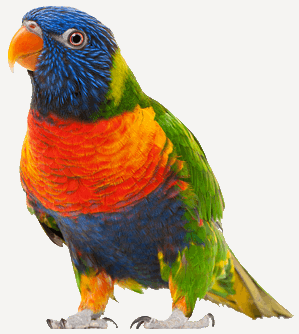
#> input picture hopfield/parrot.png, 299 x 334 px
$ python main.py
#> lines starting #> are read from the running program, lines starting #| are printed output that depends on the picture
### hopfield-tf-rgb/data.py
import numpy as np
#import visualize
from PIL import Image


class Dataset:
    def __init__(self, img_file):
#> called with img_file = 'parrot.png'
        im = Image.open(img_file)
#> im is the input picture: PIL image 299x334 P; mean R, G, B 192, 172.5, 150.3
        im = im.convert("RGB")

        self.image_array = np.array([a[0:3] for a in im.getdata()])
        self.pixel_count = self.image_array.shape[0]
#> self.pixel_count = 99866
        self.image_size = im.size
#> self.image_size = (299, 334)

        self.image_matrix = np.reshape(self.image_array, newshape=(im.size[0], im.size[1], 3)) / 255.0
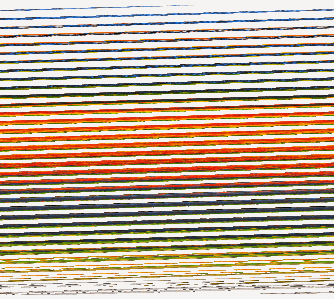
#> self.image_matrix: shape (299, 334, 3) float64; mean R, G, B 0.753, 0.677, 0.59
        self.image_matrix_grayscale = np.average(self.image_matrix, axis=2)
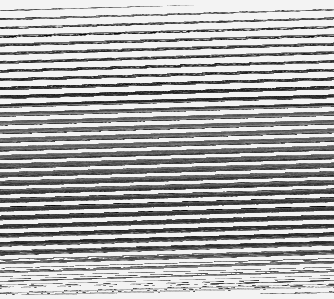
#> self.image_matrix_grayscale: shape (299, 334) float64; min 0.0327, max 0.956, mean 0.673

        print("Loaded image of size {}".format(im.size))
#| Loaded image of size (299, 334)


    def get_image_matrix_grayscale(self):
        return self.image_matrix_grayscale

    def get_image_matrix_rgb(self):
        return self.image_matrix

### hopfield-tf/visualize.py
import matplotlib.pyplot as plt
import numpy as np

from PIL import Image, ImageDraw, ImageFont

pallete_square_size = 20
background = (100, 255, 100)
linecolor = (0,0,0)
linewidth = 1
nodecolor = (255,0,0)
noderadius_grid = 1.5
noderadius_dot = 0.5
textcolor = (0, 0, 0)
zoom = 0.6
max_xy = 400
size = (int(zoom*max_xy), int(zoom*max_xy))
axis_step = 10


# [72 lines left out: functions visualize_grid, visualize_palette, visualize_image_matrix_grayscale, visualize_image, not called in this run]

def copy_image(from_file, to_file):
    im = Image.open(from_file)
    im.save(to_file)

def clear_image(filename):
#> called with filename = 'out_image.png'
    im = Image.open(filename)
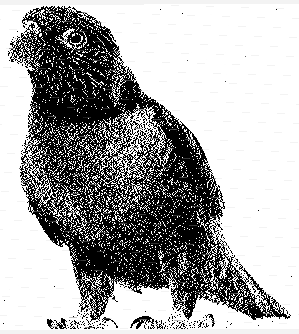
#> input picture hopfield/out_image.png, 299 x 334 px
#> im is the input picture: PIL image 299x334 RGB; min 0, max 255, mean 168

    im2 = Image.new('RGB', im.size, background)
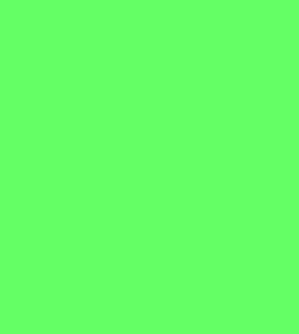
#> im2: PIL image 299x334 RGB; mean R, G, B 100, 255, 100
    im2.save(filename)


# [43 lines left out: functions _drawlines, _drawdots, _drawsquares, _project3Dto2d, not called in this run]


# [24 lines that do not run on import are left out]

### hopfield/hopfield.py
import numpy as np
import math


class Hopfield(object):

    def __init__(self, image_matrix, alpha = 1, strmost = 1):
        """

        :param image_matrix: grayscale, each item is number 0-1

        """

        self.alpha = alpha
        self.strmost = strmost


        self.c = image_matrix

        # compute D
        print("Computing D")
        self._D = Hopfield._compute_D()

        # compute T
        print("Computing T")
        self._T = self._compute_T(self._D)

        # compute I
        print("Computing I")
        self.I = self._compute_I(self.c)

        # initialize V
        print("Initializing V")
        self.V = Hopfield._initialize_V(self.c)

        print("INIT IS DONE :)")


    @staticmethod
    def _compute_D():
        D = np.ndarray(shape=(9, 9), dtype=np.float32)

        for a in range(9):
            for b in range(9):
                D[a, b] = (5 - abs(a - 4)) * (5 - abs(b - 4))

        return D

    def D(self, i, j, k, l):
        # this method is never used
        a = i - k
        b = j - l

        if -5 < a and a < 5 and -5 < b and b < 5:
            return self._D[a + 4, b + 4]
        else:
            return 0

    def _compute_T(self, D):

        T = np.ndarray(shape=(9, 9), dtype=np.float32)
        # maybe np.arange could be used
        for a in range(9):
            for b in range(9):
                TL = 0
                TG = -2 * D[a, b] # a != b ??

                T[a, b] = self.alpha * TL + (1 - self.alpha) * TG

        T[4, 4] = 0 # ...

        return T

    # [8 lines left out: function T, not called in this run]

    def _compute_I(self, c):
        w, h = c.shape
#> w = 299; h = 334

        I = np.ndarray(shape=c.shape, dtype=np.float32)
        # maybe np.arange could be used
        for i in range(w):
            for j in range(h):
                IL = 2*c[i, j] - 1

                IG = - 25
                for k in range(max(i-4, 0), min(i + 4 +1, w)):
                    for l in range(max(j - 4, 0), min(j + 4 + 1, h)):
                        IG += 2 * self.D(i, j, k, l) * c[k, l]

                I[i, j] = self.alpha * IL + (1 - self.alpha) * IG
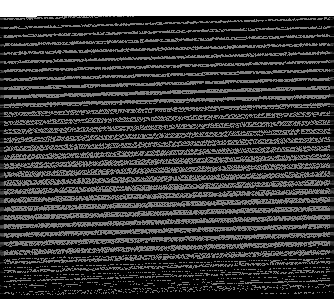
#> I: shape (299, 334) float32; 60.83% of the values are NaN or infinite; the others: min -3.4e+38, max 12.6, mean -inf; drawn with min black, max white, NaN and infinite black

        return I

    # [26 lines left out: functions _initialize_V, recompute_random, not called in this run]

    def _g(self, x):
        return 1 / (1 + np.exp(-x * self.strmost))


    def get_recomputed_image_matrix(self):
        return self.V

### hopfield/main.py
import numpy as np
import visualize
from hopfield import Hopfield
from data import Dataset


#visualize_after = 1000
visualize_image_after = 5000

#matrix = np.random.rand(matrix_h, matrix_w, 3) * (matrix_max_xy - matrix_min_xy) + matrix_min_xy

#image_filename = "woman.png"
#image_filename = "parrot.png"
image_filename = "parrot.png"
dataset = Dataset(image_filename)

alpha = 0.99

strmost = 1
strmost_increase_after = 25000 * 4
strmost_increase_until = strmost_increase_after * 2
strmost_final = 30


#data = dataset.get_all()
#visualized_data = dataset.get_every_nth(30)

#visualized_data = dataset.next_batch(1000)

step = 0

visualize.copy_image(image_filename, "out_image_original.png")
visualize.clear_image("out_image.png")

image_matrix = dataset.get_image_matrix_grayscale()
#> (the run stopped early here; a loop or call above may not have finished)
